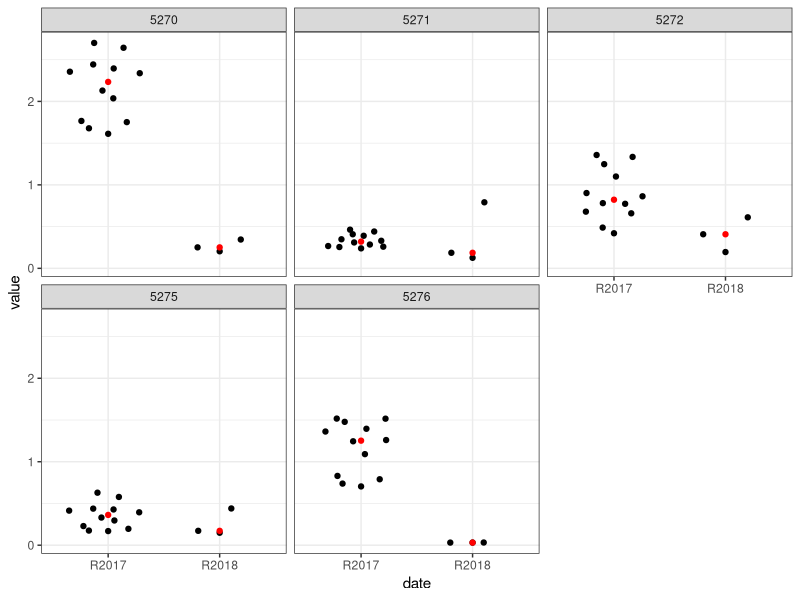
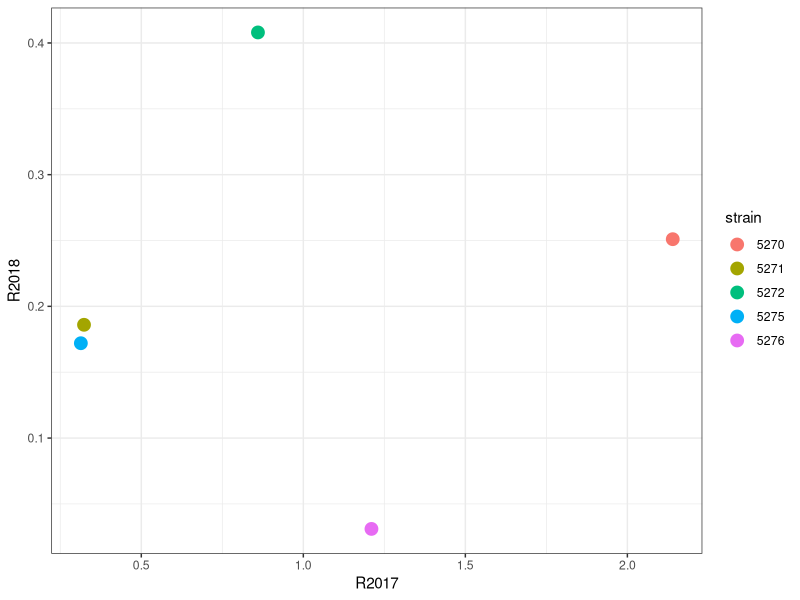
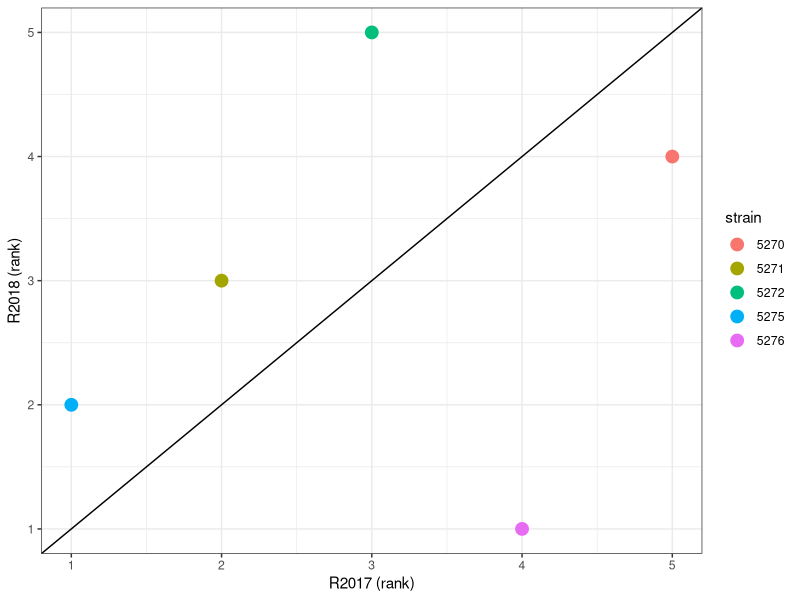
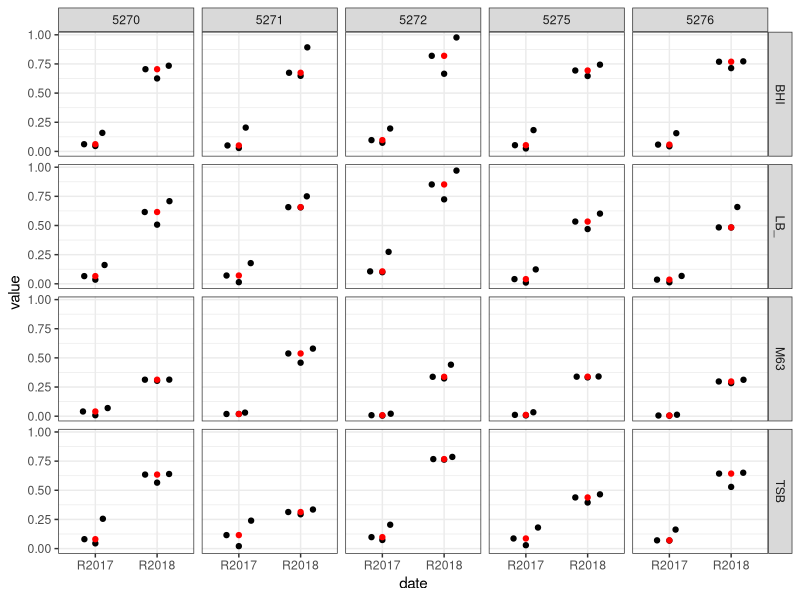
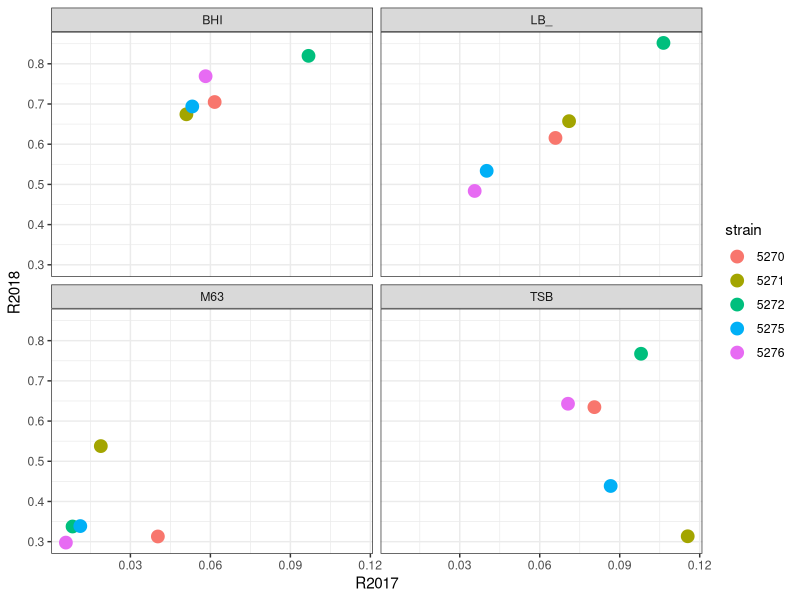
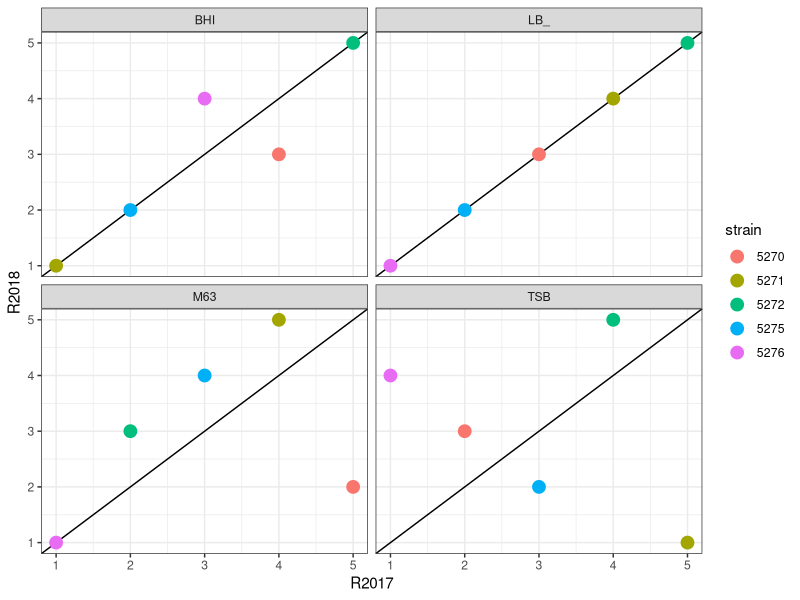
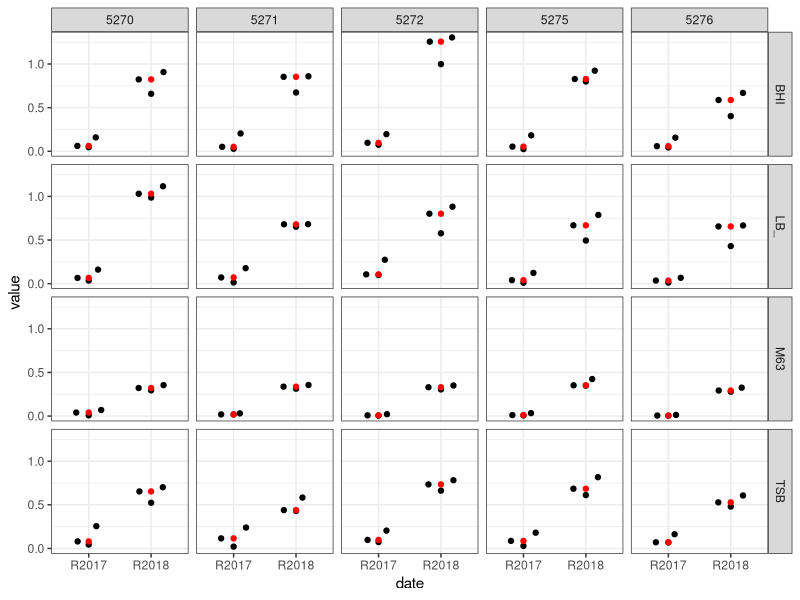
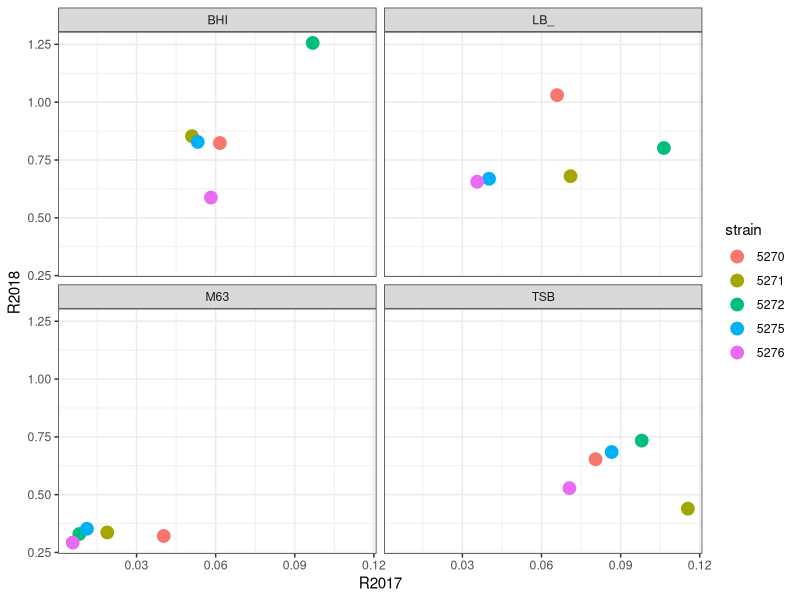

The R source for these figures, in order:
## ---- chunk 1
knitr::opts_chunk$set(echo = FALSE)
library(dplyr)
library(reshape2)
library(ggplot2)
library(magrittr)
library(ggbeeswarm)
library(knitr)


get_last_character <- function(x) {
  len_x <- nchar(x)
  substr(x, len_x, len_x)
}

raw_dat <- read.csv2("data/cv_and_videoscan.csv") %>% 
  mutate(strain = factor(strain)) %>% 
  melt(variable.name = "experiment") %>% 
  mutate(method = ifelse(grepl("CV", experiment), "CV", "Videoscan"),
         replicate = get_last_character(as.character(experiment)),
         medium = substr(experiment, 0, 3)) 


strains <- c("5270", "5271", "5272", "5275", "5276")

mediums <- c("LB10", "TSB", 
             "BHI", "M63")

absorbance <- c(0.204, 0.345, 0.251, 0.158, 0.141, 0.283, 
                0.202, 0.303, 0.522, 0.303, 0.183, 0.184, 
                0.791, 0.126, 0.186, 0.207, 0.219, 0.316, 
                0.22, 0.327, 0.46, 0.267, 0.202, 0.174, 
                0.195, 0.408, 0.611, 0.859, 0.872, 0.665, 
                0.29, 0.469, 0.679, 0.31, 0.265, 0.199, 
                0.44, 0.149, 0.172, 0.152, 0.189, 0.138, 
                0.185, 0.209, 0.206, 0.18, 0.168, 0.142, 
                0.032, 0.031, 0.031, 0.031, 0.032, 0.032, 
                0.146, 0.316, 0.243, 0.409, 0.189, 0.154)

absorbance <- matrix(absorbance, nrow = 6, ncol = 10)

rownames(absorbance) <- c("B", "C", "D", "E", "F", "G")
colnames(absorbance) <- seq(2,11)


CV2018 <- absorbance %>% 
  t %>% 
  data.frame() %>% 
  slice((1L:5)*2 - 1) %>% 
  select(B, C, D) %>% 
  mutate(strain = c("5270", "5271", "5272", "5275", "5276"),
         method = "CV",
         date = "R2018") %>% 
  melt(variable.name = "replicate") %>% 
  mutate(replicate = as.character(as.numeric(replicate)))

CV_all <- bind_rows(select(raw_dat, strain, method, value, replicate) %>% 
                      filter(method == "CV", strain %in% c("5270", "5271", "5272", "5275", "5276")) %>% 
                      mutate(date = "R2017"),
                    CV2018)


CV_aggr <- group_by(CV_all, strain, date, replicate) %>% 
  summarise(value = median(value)) %>% 
  summarise(value = median(value)) %>% 
  dcast(strain ~ date)



# Michal - VS ---------------------------------------------

VS_all <- function(raw_vs_frame) {
  vs_frame <- rbind(raw_vs_frame$V14)
  colnames(vs_frame) <- rbind(raw_vs_frame$V3)
  vs_frame <- matrix(vs_frame)
  vs_frame <- matrix(data = vs_frame,
  nrow = 8,
  ncol = 12)
  rownames(vs_frame) <- c("A", "B", "C", "D", "E", "F", "G", "H")
  colnames(vs_frame) <- seq(1, 12)
  
  vs_frame <- vs_frame[-c(1, 8),-c(1, 12)]
  vs_frame <- matrix(vs_frame, nrow = 3, ncol = 20)
  colnames(vs_frame) <- rep(mediums, 5)
  
  raw_vs <- vs_frame
  
  colnames(raw_vs) <-
  paste0(
  colnames(raw_vs),
  "_",
  c("5270", "5271", "5272", "5275", "5276") %>% lapply(rep, 4) %>% unlist
  )
  
  bind_rows(
  select(raw_dat, strain, method, value, replicate, medium) %>%
  filter(
  method == "Videoscan",
  strain %in% c("5270", "5271", "5272", "5275", "5276")
  ) %>%
  mutate(date = "R2017"),
  melt(raw_vs) %>%
  rename(replicate = Var1) %>%
  mutate(
  medium = sapply(strsplit(as.character(Var2), split = "_"), first),
  strain = sapply(strsplit(as.character(Var2), split = "_"), last),
  replicate = as.character(replicate)
  ) %>%
  select(-Var2) %>%
  mutate(
  medium = ifelse(medium == "LB10", "LB_", medium),
  date = "R2018",
  method = "Videoscan"
  )
  )
}

VS_aggr <- function(VS_all){
  group_by(VS_all, strain, medium, date, replicate) %>% 
  summarise(value = median(value)) %>% 
  summarise(value = median(value)) %>% 
  dcast(strain + medium ~ date)
}

rvf1 <- read.csv2("data/ProjektDevC003707-2018-07-26-Koza-Biofilm.csv", skip = 6, header = FALSE, stringsAsFactors = FALSE)
rvf2 <- read.csv2("data/ProjektDevC003709-2018-07-27-Ania-Biofilm.csv", skip = 6, header = FALSE, stringsAsFactors = FALSE)

VS_all_K <- VS_all(rvf1)
VS_all_A <- VS_all(rvf2)

VS_aggr_K <- VS_aggr(VS_all_K)
VS_aggr_A <- VS_aggr(VS_all_A)

## ---- chunk 2
ggplot(CV_all, aes(x = date, y = value)) +
  geom_quasirandom() +
  geom_point(data = group_by(CV_all, date, strain) %>% summarize(median_val = median(value)),
             aes(x = date, y = median_val), color = "red") +
  facet_wrap(~ strain) +
  theme_bw()
## ---- chunk 3
ggplot(CV_aggr, aes(x = R2017, y = R2018, color = strain)) +
  geom_point(size = 4) +
  #geom_smooth(method = "lm", color = "black", formula = y ~ x) +
  theme_bw()
## ---- chunk 4
ggplot(CV_aggr, aes(x = rank(R2017), y = rank(R2018), color = strain)) +
  geom_point(size = 4) +
  geom_abline(slope = 1, intercept = 0) +
  theme_bw() +
  scale_x_continuous("R2017 (rank)") +
  scale_y_continuous("R2018 (rank)")
## ---- chunk 5
ggplot(VS_all_K, aes(x = date, y = value)) +
  geom_quasirandom() +
  geom_point(data = group_by(VS_all_K, date, medium, strain) %>% summarize(median_val = median(value)),
             aes(x = date, y = median_val), color = "red") +
  facet_grid(medium ~ strain) +
  theme_bw()
## ---- chunk 6
ggplot(VS_aggr_K, aes(x = R2017, y = R2018, color = strain)) +
  geom_point(size = 4) +
  facet_wrap(~ medium) +
  theme_bw() 
## ---- chunk 7
group_by(VS_aggr_K, medium) %>% 
  summarise(cor_coef = cor(R2017, R2018, method = "pearson")) %>% 
  mutate(cor_coef = round(cor_coef, 2)) %>% 
  kable(format = "html", table.attr = "float='left';style='width:30%;'")
## ---- chunk 8
group_by(VS_aggr_K, medium) %>% 
  mutate(R2018 = rank(R2018), 
         R2017 = rank(R2017)) %>% 
  ggplot(aes(x = R2017, y = R2018, color = strain)) +
  geom_abline(slope = 1, intercept = 0) +
  geom_point(size = 4) +
  facet_wrap(~ medium) +
  theme_bw() 
## ---- chunk 9
group_by(VS_aggr_K, medium) %>% 
  summarise(rho = cor(R2017, R2018, method = "spearman")) %>% 
  mutate(rho = round(rho, 2)) %>% 
  kable(format = "html", table.attr = "float='left';style='width:30%;'")
## ---- chunk 10
ggplot(VS_all_A, aes(x = date, y = value)) +
  geom_quasirandom() +
  geom_point(data = group_by(VS_all_A, date, medium, strain) %>% summarize(median_val = median(value)),
             aes(x = date, y = median_val), color = "red") +
  facet_grid(medium ~ strain) +
  theme_bw()
## ---- chunk 11
ggplot(VS_aggr_A, aes(x = R2017, y = R2018, color = strain)) +
  geom_point(size = 4) +
  facet_wrap(~ medium) +
  theme_bw() 
## ---- chunk 12
group_by(VS_aggr_A, medium) %>% 
  summarise(cor_coef = cor(R2017, R2018, method = "pearson")) %>% 
  mutate(cor_coef = round(cor_coef, 2)) %>% 
  kable(format = "html", table.attr = "float='left';style='width:30%;'")
## ---- chunk 13
group_by(VS_aggr_A, medium) %>% 
  mutate(R2018 = rank(R2018), 
         R2017 = rank(R2017)) %>% 
  ggplot(aes(x = R2017, y = R2018, color = strain)) +
  geom_abline(slope = 1, intercept = 0) +
  geom_point(size = 4) +
  facet_wrap(~ medium) +
  theme_bw() 
## ---- chunk 14
group_by(VS_aggr_A, medium) %>% 
  summarise(rho = cor(R2017, R2018, method = "spearman")) %>% 
  mutate(rho = round(rho, 2)) %>% 
  kable(format = "html", table.attr = "float='left';style='width:30%;'")
## ---- chunk 15
read.csv("data/wynik.csv") %>% kable
